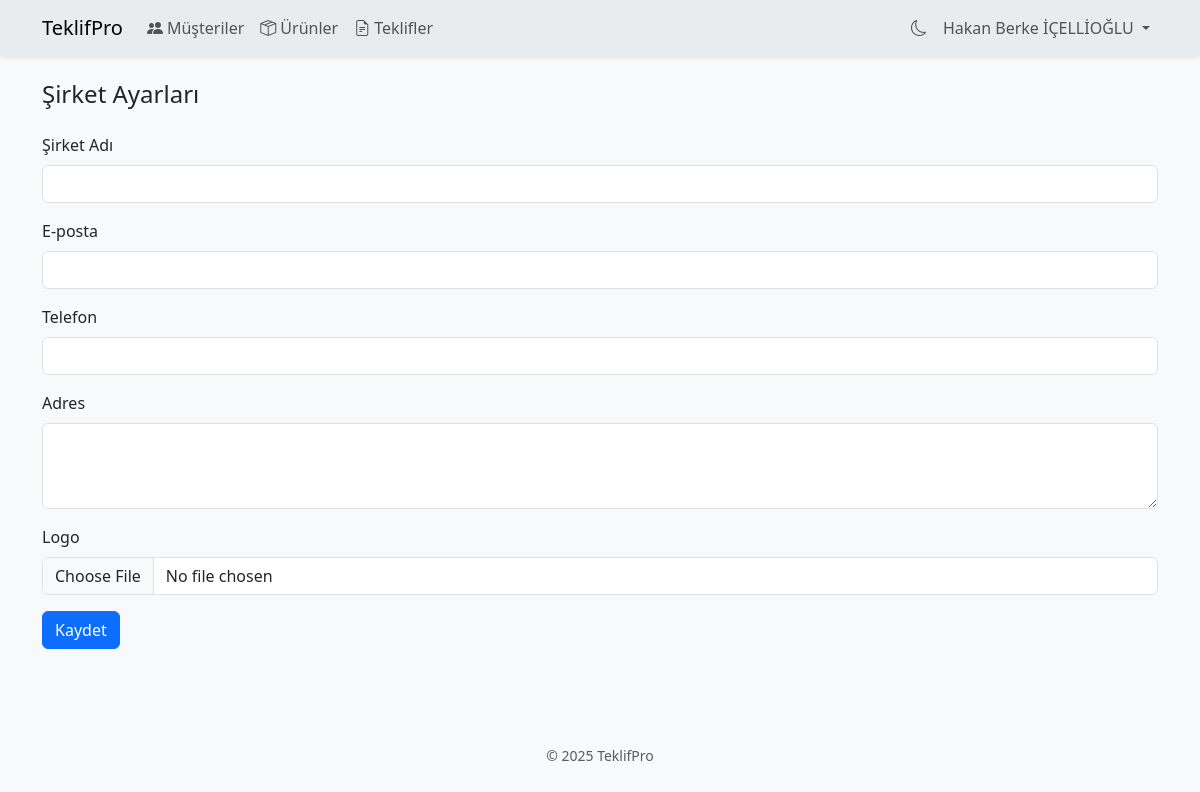
/company.php (signed in), run on an earlier commit of the app's database.
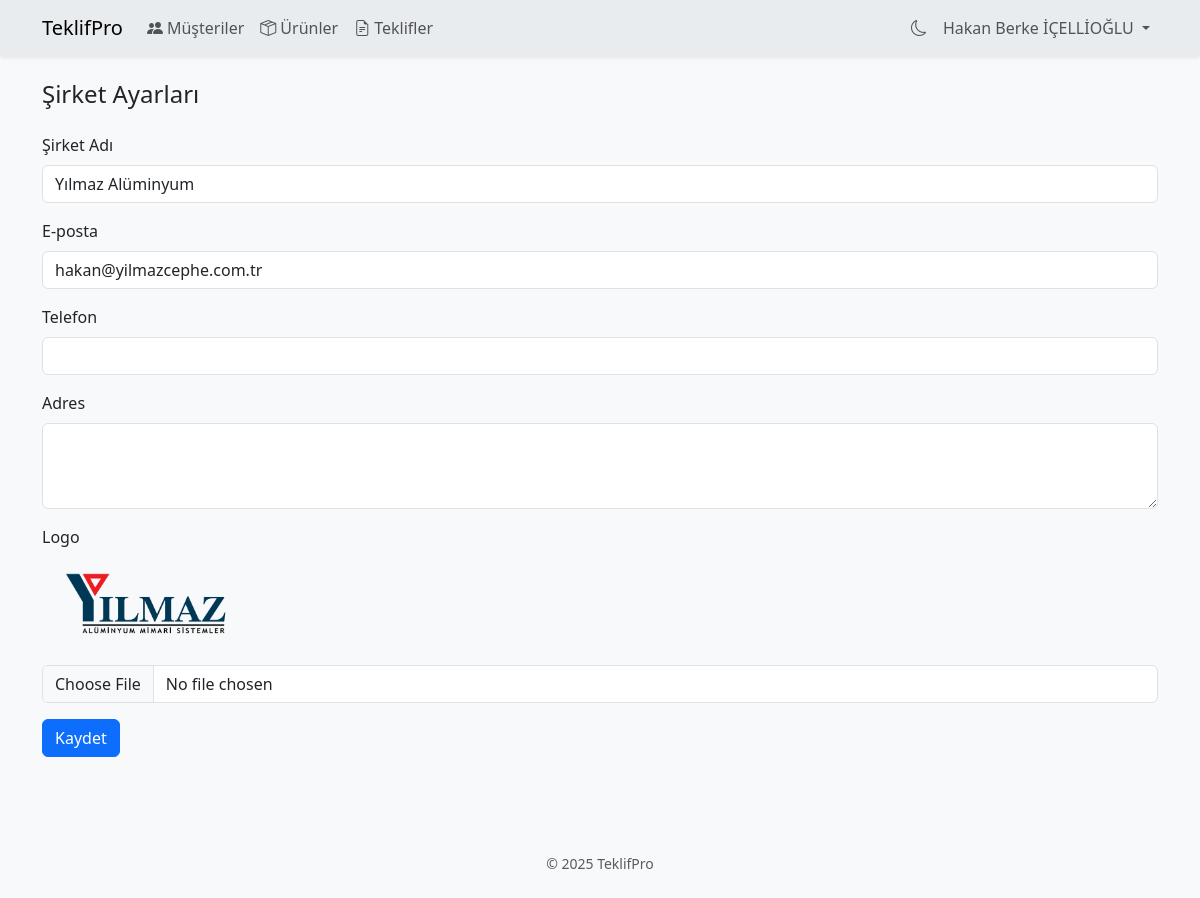
And on a later commit of the database.
### tables this page shows
CREATE TABLE `company` (
  `id` int(11) NOT NULL,
  `user_id` int(11) NOT NULL,
  `logo` text DEFAULT NULL,
  `name` varchar(255) NOT NULL,
  `email` varchar(255) DEFAULT NULL,
  `phone` varchar(50) DEFAULT NULL,
  `address` text DEFAULT NULL
);

### company.php (the view, shortened to what this page needs)
<?php declare(strict_types=1);
if (!defined('SETTINGS_COMPANY_EMBED')) {
    require __DIR__ . '/header.php';
}
require_once __DIR__ . '/components/page_header.php';
$errors = [];
$userId = (int)($_SESSION['user_id'] ?? 0);
$company = [
    'id' => null,
    'name' => '',
    'email' => '',
    'phone' => '',
    'address' => '',
    'logo' => ''
];
try {
    $stmt = $pdo->prepare('SELECT id, name, email, phone, address, logo FROM company WHERE user_id = :uid LIMIT 1');
    $stmt->execute([':uid' => $userId]);
    if ($row = $stmt->fetch(PDO::FETCH_ASSOC)) {
        $company = array_merge($company, $row);
    }
} catch (Exception $e) {
}
?>
<?php page_header('Şirket Ayarları'); ?>
<form method="post" enctype="multipart/form-data" class="mb-5">
  <div class="mb-3">
    <label for="name" class="form-label">Şirket Adı</label>
    <input type="text" class="form-control<?= isset($errors['name']) ? ' is-invalid' : '' ?>" id="name" name="name" value="<?= htmlspecialchars($company['name'], ENT_QUOTES, 'UTF-8'); ?>" required>
  </div>
  <div class="mb-3">
    <label for="email" class="form-label">E-posta</label>
    <input type="email" class="form-control<?= isset($errors['email']) ? ' is-invalid' : '' ?>" id="email" name="email" value="<?= htmlspecialchars($company['email'], ENT_QUOTES, 'UTF-8'); ?>">
  </div>
  <div class="mb-3">
    <label for="phone" class="form-label">Telefon</label>
    <input type="text" class="form-control<?= isset($errors['phone']) ? ' is-invalid' : '' ?>" id="phone" name="phone" value="<?= htmlspecialchars($company['phone'], ENT_QUOTES, 'UTF-8'); ?>">
  </div>
  <div class="mb-3">
    <label for="address" class="form-label">Adres</label>
    <textarea class="form-control" id="address" name="address" rows="3"><?= htmlspecialchars($company['address'], ENT_QUOTES, 'UTF-8'); ?></textarea>
  </div>
  <div class="mb-3">
    <label for="logo" class="form-label">Logo</label>
    <?php if (!empty($company['logo']) && file_exists(__DIR__ . '/assets/' . $company['logo'])): ?>
      <div class="mb-2"><img src="assets/<?= htmlspecialchars($company['logo'], ENT_QUOTES, 'UTF-8'); ?>" alt="Logo" style="max-height:100px"></div>
    <?php endif; ?>
    <input type="file" class="form-control<?= isset($errors['logo']) ? ' is-invalid' : '' ?>" id="logo" name="logo" accept="image/*">
  </div>
  <button type="submit" class="btn btn-primary">Kaydet</button>
</form>
<?php if (!defined('SETTINGS_COMPANY_EMBED')) { require __DIR__ . '/footer.php'; } ?>

### header.php (shortened to what this page needs)
<?php
require_once __DIR__ . '/config.php';
$uStmt = $pdo->prepare('SELECT TRIM(CONCAT(first_name, " ", last_name)) AS full_name, username FROM users WHERE id = :id');
$uStmt->execute(['id' => $_SESSION['user_id']]);
$u = $uStmt->fetch(PDO::FETCH_ASSOC);
$userName = $u['full_name'] ?: ($u['username'] ?? 'User');
?>
<!doctype html>
<html lang="tr">
<head>
  <link rel="stylesheet" href="https://cdn.jsdelivr.net/npm/bootstrap@5.3.3/dist/css/bootstrap.min.css">
  <link rel="stylesheet" href="https://cdn.jsdelivr.net/npm/bootstrap-icons@1.11.1/font/bootstrap-icons.css">
  <link rel="stylesheet" href="assets/app.css">
</head>
<body>
<nav class="navbar navbar-expand-lg bg-body-secondary shadow-sm" role="navigation">
  <div class="container">
    <a class="navbar-brand" href="dashboard">TeklifPro</a>
    <div class="collapse navbar-collapse" id="navbarNav">
      <ul class="navbar-nav me-auto mb-2 mb-lg-0">
        <li class="nav-item"><a class="nav-link" href="customer"><i class="bi bi-people-fill me-1"></i>Müşteriler</a></li>
        <li class="nav-item"><a class="nav-link" href="products"><i class="bi bi-box-seam me-1"></i>Ürünler</a></li>
        <li class="nav-item"><a class="nav-link" href="quotations"><i class="bi bi-file-earmark-text me-1"></i>Teklifler</a></li>
      </ul>
      <ul class="navbar-nav ms-auto align-items-center">
        <li class="nav-item">
          <button id="themeToggle" class="btn btn-link nav-link p-2" title="Tema" aria-label="Tema Değiştir"><i class="bi bi-moon"></i></button>
        </li>
        <li class="nav-item dropdown">
          <a class="nav-link dropdown-toggle" href="#" id="userDropdown" role="button" data-bs-toggle="dropdown" aria-expanded="false">
            <?= htmlspecialchars($userName, ENT_QUOTES, 'UTF-8'); ?>
          </a>
        </li>
      </ul>
    </div>
  </div>
</nav>
<main id="content" class="container py-4">

### components/page_header.php (shortened to what this page needs)
<?php
function page_header(string $title, string $actions = '', bool $titleIsHtml = false): void {
?>
<div class="d-flex justify-content-between align-items-center mb-4">
  <h1 class="h4 mb-0"><?= $titleIsHtml ? $title : htmlspecialchars($title, ENT_QUOTES, 'UTF-8'); ?></h1>
</div>
<?php
}

### footer.php (shortened to what this page needs)
  </main>
  <footer class="container py-4 text-center small text-muted">
    &copy; <?= date('Y'); ?> TeklifPro
  </footer>
  <div id="toastContainer" class="toast-container position-fixed bottom-0 end-0 p-3"></div>
</body>
</html>

### assets/app.css (style rules this page uses)
:root { --color-bg: #f8f9fa; --color-text: #212529; --color-primary: #0d6efd; --color-secondary: #6c757d; --color-danger: #dc3545; --radius: .5rem; --shadow: 0 .125rem .25rem rgba(0,0,0,.075); --spacer-1: .5rem; --spacer-2: .75rem; --spacer-3: 1rem; --spacer-4: 1.5rem; }
body { background: var(--color-bg); color: var(--color-text); }

What changed in the data, as far as the page shows it:
added company: name "Yılmaz Alüminyum", email "hakan@yilmazcephe.com.tr", logo (picture)
